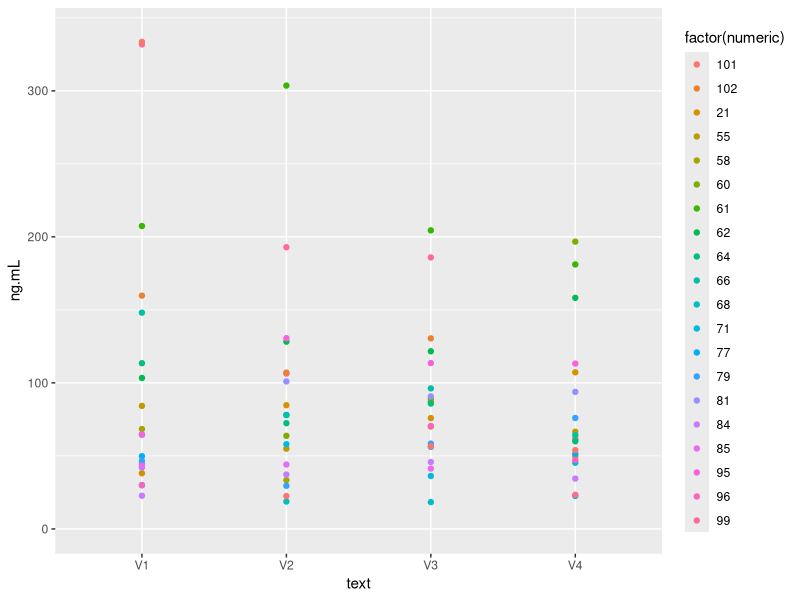
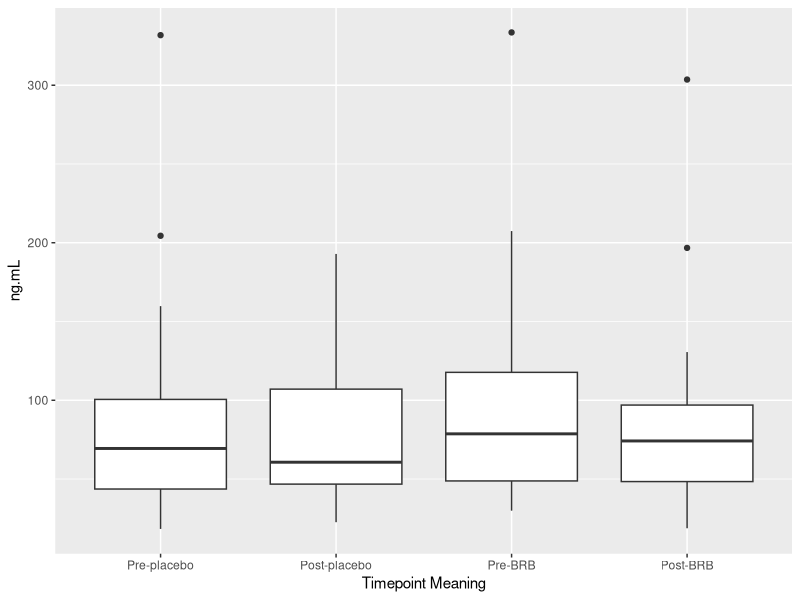
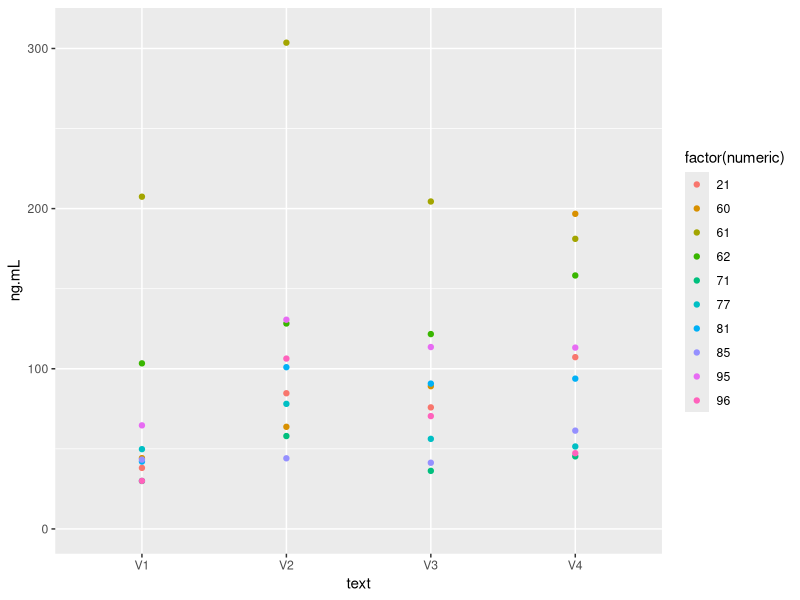
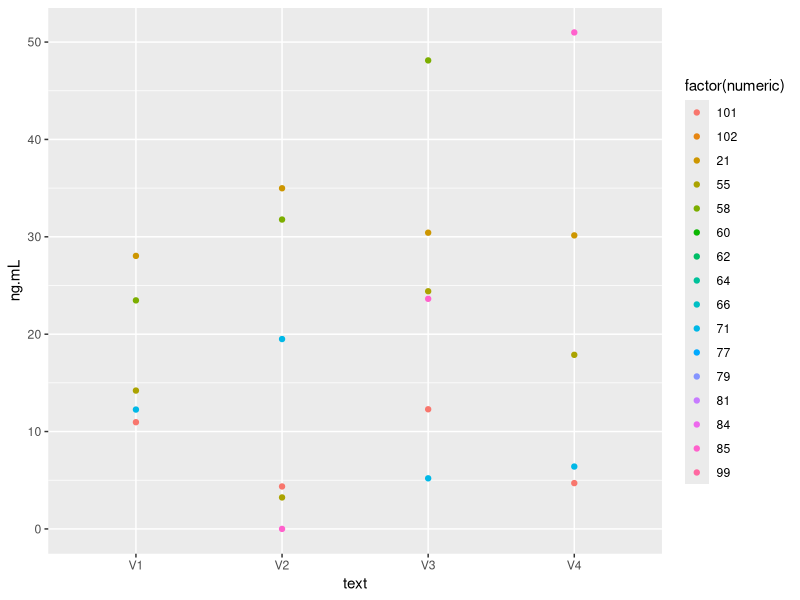
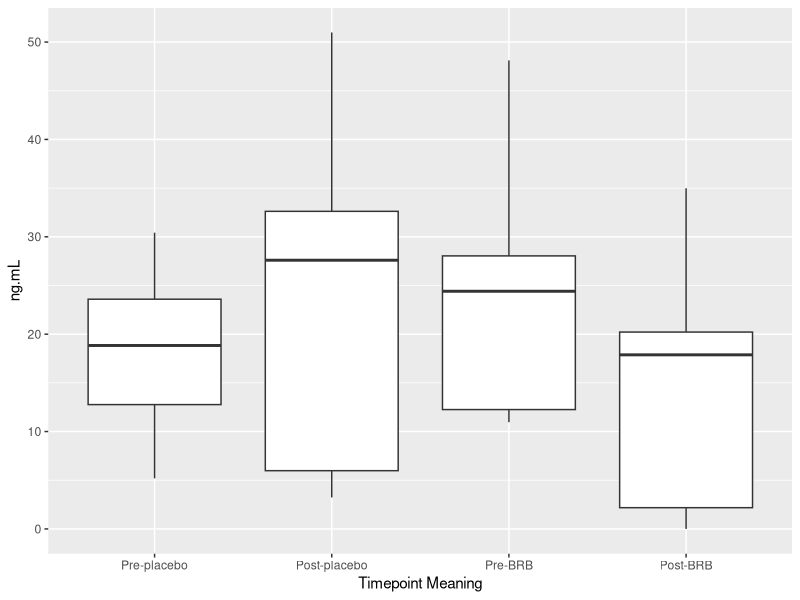
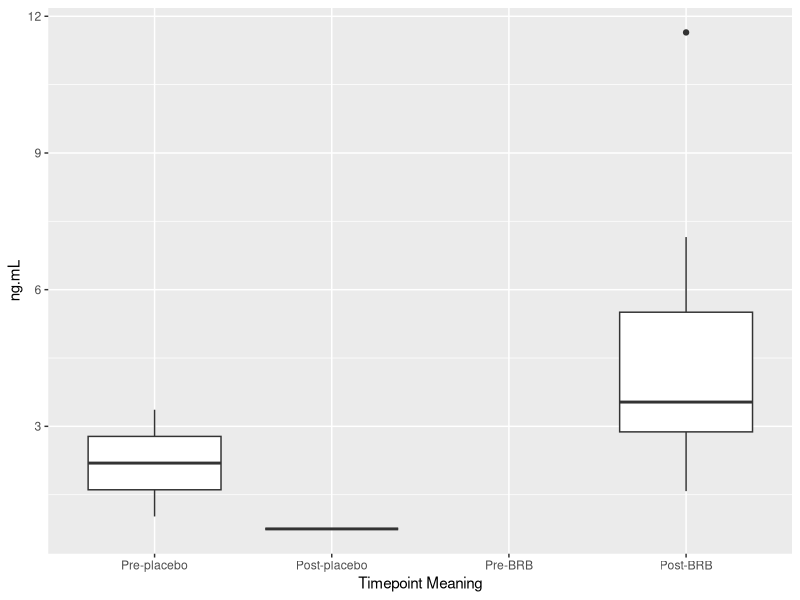

Here is the R script that generated these plots, in order: (Note: this script raises an error after producing the figures.)
## ---- chunk 1
knitr::opts_chunk$set(echo = TRUE)

library(readxl)
library(tidyverse)
library(dplyr)
library(ggplot2)
library(tidyr)
## ---- chunk 2
met <- readxl::read_xlsx("../data/raw/urine-metabolomics/Dan Urine Anthocyanin 11-10-2022.xlsx")
met2 <- readxl::read_xlsx("../data/raw/urine-metabolomics/Dan Urine Anthocyanin 11-10-2022.xlsx")

metadata4 <- read_excel("../data/raw/urine-metabolomics/Dan Urine Anthocyanin 11-10-2022.xlsx", sheet = "concentration ng mL")
metadata5 <- read_excel("../data/raw/urine-metabolomics/Dan Urine Anthocyanin 11-10-2022.xlsx", sheet = "concentration ng mL")
metadata6 <- read_excel("../data/raw/urine-metabolomics/Dan Urine Anthocyanin 11-10-2022.xlsx", sheet = "concentration ng mL")
metadata7 <- read_excel("../data/raw/urine-metabolomics/Dan Urine Anthocyanin 11-10-2022.xlsx", sheet = "concentration ng mL")
metadata8 <- read_excel("../data/raw/urine-metabolomics/Dan Urine Anthocyanin 11-10-2022.xlsx", sheet = "concentration ng mL")
metadata9 <- read_excel("../data/raw/urine-metabolomics/Dan Urine Anthocyanin 11-10-2022.xlsx", sheet = "concentration ng mL")
metadata10 <- read_excel("../data/raw/urine-metabolomics/Dan Urine Anthocyanin 11-10-2022.xlsx", sheet = "concentration ng mL")
metadata11 <- read_excel("../data/raw/urine-metabolomics/Dan Urine Anthocyanin 11-10-2022.xlsx", sheet = "concentration ng mL")
metadata12 <- read_excel("../data/raw/urine-metabolomics/Dan Urine Anthocyanin 11-10-2022.xlsx", sheet = "concentration ng mL")
metadata13 <- read_excel("../data/raw/urine-metabolomics/Dan Urine Anthocyanin 11-10-2022.xlsx", sheet = "concentration ng mL")
metadata14 <- read_excel("../data/raw/urine-metabolomics/Dan Urine Anthocyanin 11-10-2022.xlsx", sheet = "concentration ng mL")
metadata15 <- read_excel("../data/raw/urine-metabolomics/Dan Urine Anthocyanin 11-10-2022.xlsx", sheet = "concentration ng mL")
metadata16 <- read_excel("../data/raw/urine-metabolomics/Dan Urine Anthocyanin 11-10-2022.xlsx", sheet = "concentration ng mL")
metadata17 <- read_excel("../data/raw/urine-metabolomics/Dan Urine Anthocyanin 11-10-2022.xlsx", sheet = "concentration ng mL")
metadata18 <- read_excel("../data/raw/urine-metabolomics/Dan Urine Anthocyanin 11-10-2022.xlsx", sheet = "concentration ng mL")
metadata19 <- read_excel("../data/raw/urine-metabolomics/Dan Urine Anthocyanin 11-10-2022.xlsx", sheet = "concentration ng mL")
timepoint.key <- read_csv("../data/derived/timepoint_key_long.csv")
## ---- chunk 3
met2 <- met2[-c(2:23), ]
met2.transf <- met2 %>%
  gather(key = "column_ID", value = "value", 2:81)
met2.sep <- met2.transf %>%
  separate(column_ID, into = c("numeric", "text"), sep = "-" , remove = FALSE)
## ---- chunk 4
metadata4 <- metadata4[-c(2:37), ]
metadata4.trans <- metadata4 %>% 
  gather(key = "column_ID", value = "value", 2:81)
metadata4.sep <- metadata4.trans %>%
  separate(column_ID, into = c("numeric", "text"), sep = "-" , remove = FALSE)
metadata4.sep <- metadata4.sep %>%
  rename(ng.mL=value)
metadata4.sep$text <- toupper(metadata4.sep$text)
timepoint.key[6, "timepoints"] <- "HONC60-03-v3"
timepoint.key[9, "timepoints"] <- "HONC60-05-v3"
timepoint.key[87, "timepoints"] <- "HONC60-76-v1"
timepoint.key[120, "timepoints"] <- "HONC60-97-v4"
timepoint.key <- timepoint.key %>%
   separate(timepoints, into = c("Prefix", "Suffix"), sep = "(?<=HONC60)-")
timepoint.key <- timepoint.key %>%
  separate(Suffix, into = c("numeric", "text"), sep = "-")
timepoint.key$text <- toupper(timepoint.key$text)
timepoint.key$text <- gsub("\\.1", "", timepoint.key$text)
merged.meta.tpk <- merge(metadata4.sep, timepoint.key, by = c("numeric", "text"))
merged.meta.tpk <- merged.meta.tpk %>%
  mutate(timepoint_meaning = case_when(
    Timepoint == "rP" ~ "Pre-placebo" ,
    Timepoint == "tP" ~ "Post-placebo" , 
    Timepoint == "rB" ~ "Pre-BRB" , 
    Timepoint == "tB" ~ "Post-BRB" , 
    TRUE ~ "unknown"
  ))

## ---- chunk 5
metadata4.sep$ng.mL <- as.numeric(metadata4.sep$ng.mL)
ggplot(metadata4.sep, aes(x = text, y = ng.mL, color = factor(numeric))) + 
  geom_point() + 
  scale_y_continuous(name = "ng.mL", limits = c(0,340))
## ---- chunk 6
merged.meta.tpk$ng.mL <- as.numeric(merged.meta.tpk$ng.mL)

non_numeric_values <- merged.meta.tpk[!is.na(as.numeric(merged.meta.tpk$ng.mL)) & !is.finite(merged.meta.tpk$ng.mL), "ng.mL"]
if (length(non_numeric_values) > 0) {
  print("Warning: 'ng.mL' column contains non-numeric values.")
}
avg_data <- merged.meta.tpk %>%
  group_by(timepoint_meaning) %>%
  summarize(avg_value = mean(ng.mL, na.rm = TRUE))
View(avg_data)
ggplot(merged.meta.tpk, aes(x = factor(timepoint_meaning, levels = c("Pre-placebo", "Post-placebo", "Pre-BRB", "Post-BRB")) , y = ng.mL)) +
  geom_boxplot() +
  labs(x = "Timepoint Meaning")
## ---- chunk 7
metadata4.sep.high <- metadata4.sep
metadata4.sep.high <- subset(metadata4.sep.high, numeric %in% c(21, 61, 60, 71, 77, 81, 95, 96, 62, 85))
metadata4.sep.high$ng.mL <- as.numeric(metadata4.sep.high$ng.mL)
ggplot(metadata4.sep.high, aes(x = text, y = ng.mL, color = factor(numeric))) + 
  geom_point() + 
  scale_y_continuous(name = "ng.mL", limits = c(0,310))
## ---- chunk 8
metadata5 <- metadata5[-c(1, 3:37), ]
metadata5.trans <- metadata5 %>%
  gather(key = "column_ID", value = "value", 2:81)
metadata5.sepe <- metadata5.trans %>%
  separate(column_ID, into = c("numeric", "text"), sep = "-", remove = FALSE)
metadata5.sepe <- metadata5.sepe %>%
  rename(ng.mL=value)
metadata5.sepe$text <- toupper(metadata5.sepe$text)
merged.meta5.tpk <- merge(metadata5.sepe, timepoint.key, by = c("numeric", "text"))
merged.meta5.tpk <- merged.meta5.tpk %>%
  mutate(timepoint_meaning = case_when(
    Timepoint == "rP" ~ "Pre-placebo" ,
    Timepoint == "tP" ~ "Post-placebo" , 
    Timepoint == "rB" ~ "Pre-BRB" , 
    Timepoint == "tB" ~ "Post-BRB" , 
    TRUE ~ "unknown"
  ))
## ---- chunk 9
metadata5.sepe.dupe <- metadata5.sepe[complete.cases(metadata5.sepe),]
values_to_delete <- c(95, 96, 68, 61)
metadata5.sepe.dupe <- metadata5.sepe.dupe[!(metadata5.sepe.dupe$numeric %in% values_to_delete), ]
## ---- chunk 10
metadata5.sepe.dupe$ng.mL <- as.numeric(metadata5.sepe.dupe$ng.mL)
ggplot(metadata5.sepe.dupe, aes(x = text, y = ng.mL, color = factor(numeric))) + 
  geom_point() + 
  scale_y_continuous(name = "ng.mL")
## ---- chunk 11
merged.meta5.tpk$ng.mL <- as.numeric(merged.meta5.tpk$ng.mL)

non_numeric_values <- merged.meta5.tpk[!is.na(as.numeric(merged.meta.tpk$ng.mL)) & !is.finite(merged.meta5.tpk$ng.mL), "ng.mL"]
if (length(non_numeric_values) > 0) {
  print("Warning: 'ng.mL' column contains non-numeric values.")
}
avg_data <- merged.meta5.tpk %>%
  group_by(timepoint_meaning) %>%
  summarize(avg_value = mean(ng.mL, na.rm = TRUE))
View(avg_data)
ggplot(merged.meta5.tpk, aes(x = factor(timepoint_meaning, levels = c("Pre-placebo", "Post-placebo", "Pre-BRB", "Post-BRB")) , y = ng.mL)) +
  geom_boxplot() +
  labs(x = "Timepoint Meaning")
## ---- chunk 12
metadata6 <- metadata6[-c(1,2,4:37), ]
metadata6.trans <- metadata6 %>%
  gather(key = "column_ID", value = "value", 2:81)
metadata6.sep <- metadata6.trans %>%
  separate(column_ID, into = c("numeric", "text"), sep = "-", remove = FALSE)
metadata6.sep <- metadata6.sep %>%
  rename(ng.mL=value)
metadata6.sep$text <- toupper(metadata6.sep$text)
merged.meta6.tpk <- merge(metadata6.sep, timepoint.key, by = c("numeric", "text"))
merged.meta6.tpk <- merged.meta6.tpk %>%
  mutate(timepoint_meaning = case_when(
    Timepoint == "rP" ~ "Pre-placebo" ,
    Timepoint == "tP" ~ "Post-placebo" , 
    Timepoint == "rB" ~ "Pre-BRB" , 
    Timepoint == "tB" ~ "Post-BRB" , 
    TRUE ~ "unknown"
  ))
## ---- chunk 13
merged.meta6.tpk$ng.mL <- as.numeric(merged.meta6.tpk$ng.mL)

non_numeric_values <- merged.meta6.tpk[!is.na(as.numeric(merged.meta6.tpk$ng.mL)) & !is.finite(merged.meta6.tpk$ng.mL), "ng.mL"]
if (length(non_numeric_values) > 0) {
  print("Warning: 'ng.mL' column contains non-numeric values.")
}
avg_data <- merged.meta6.tpk %>%
  group_by(timepoint_meaning) %>%
  summarize(avg_value = mean(ng.mL, na.rm = TRUE))

ggplot(merged.meta6.tpk, aes(x = factor(timepoint_meaning, levels = c("Pre-placebo", "Post-placebo", "Pre-BRB", "Post-BRB")) , y = ng.mL)) +
  geom_boxplot() +
  labs(x = "Timepoint Meaning")
## ---- chunk 14
metadata6.sep.dup <- metadata6.sep.dup[metadata6.sep.dup$ng.mL != "NA", ]
## ---- chunk 15
metadata7 <- metadata7[-c(1:3,5:37), ]
metadata7.trans <- metadata7 %>%
  gather(key = "column_ID", value = "value", 2:81)
metadata7.sep <- metadata7.trans %>%
  separate(column_ID, into = c("numeric", "text"), sep = "-", remove = FALSE)
metadata7.sep <- metadata7.sep %>%
  rename(ng.mL=value)
metadata7.sep$text <- toupper(metadata7.sep$text)
merged.meta7.tpk <- merge(metadata7.sep, timepoint.key, by = c("numeric", "text"))
merged.meta7.tpk <- merged.meta7.tpk %>%
  mutate(timepoint_meaning = case_when(
    Timepoint == "rP" ~ "Pre-placebo" ,
    Timepoint == "tP" ~ "Post-placebo" , 
    Timepoint == "rB" ~ "Pre-BRB" , 
    Timepoint == "tB" ~ "Post-BRB" , 
    TRUE ~ "unknown"
  ))
## ---- chunk 16
metadata7.sep.dup <- metadata7.sep[metadata7.sep$ng.mL != "NA", ]
## ---- chunk 17
merged.meta7.tpk$ng.mL <- as.numeric(merged.meta7.tpk$ng.mL)

non_numeric_values <- merged.meta7.tpk[!is.na(as.numeric(merged.meta7.tpk$ng.mL)) & !is.finite(merged.meta7.tpk$ng.mL), "ng.mL"]
if (length(non_numeric_values) > 0) {
  print("Warning: 'ng.mL' column contains non-numeric values.")
}
avg_data <- merged.meta7.tpk %>%
  group_by(timepoint_meaning) %>%
  summarize(avg_value = mean(ng.mL, na.rm = TRUE))
View(avg_data)
ggplot(merged.meta7.tpk, aes(x = factor(timepoint_meaning, levels = c("Pre-placebo", "Post-placebo", "Pre-BRB", "Post-BRB")) , y = ng.mL)) +
  geom_boxplot() +
  labs(x = "Timepoint Meaning")
## ---- chunk 18
metadata8 <- metadata8[-c(1:4,6:37), ]
metadata8.trans <- metadata8 %>%
  gather(key = "column_ID", value = "value", 2:81)
metadata8.sep <- metadata8.trans %>%
  separate(column_ID, into = c("numeric", "text"), sep = "-", remove = FALSE)
metadata8.sep <- metadata8.sep %>%
  rename(ng.mL=value)
metadata8.sep$text <- toupper(metadata8.sep$text)
merged.meta8.tpk <- merge(metadata8.sep, timepoint.key, by = c("numeric", "text"))
merged.meta8.tpk <- merged.meta8.tpk %>%
  mutate(timepoint_meaning = case_when(
    Timepoint == "rP" ~ "Pre-placebo" ,
    Timepoint == "tP" ~ "Post-placebo" , 
    Timepoint == "rB" ~ "Pre-BRB" , 
    Timepoint == "tB" ~ "Post-BRB" , 
    TRUE ~ "unknown"
  ))
## ---- chunk 19
metadata8.sep.dup <- metadata8.sep[metadata8.sep$ng.mL != "NA", ]
## ---- chunk 20
merged.meta8.tpk$ng.mL <- as.numeric(merged.meta8.tpk$ng.mL)

non_numeric_values <- merged.meta8.tpk[!is.na(as.numeric(merged.meta8.tpk$ng.mL)) & !is.finite(merged.meta8.tpk$ng.mL), "ng.mL"]
if (length(non_numeric_values) > 0) {
  print("Warning: 'ng.mL' column contains non-numeric values.")
}
avg_data <- merged.meta8.tpk %>%
  group_by(timepoint_meaning) %>%
  summarize(avg_value = mean(ng.mL, na.rm = TRUE))
View(avg_data)
ggplot(merged.meta8.tpk, aes(x = factor(timepoint_meaning, levels = c("Pre-placebo", "Post-placebo", "Pre-BRB", "Post-BRB")) , y = ng.mL)) +
  geom_boxplot() +
  labs(x = "Timepoint Meaning")
## ---- chunk 21
metadata9 <- metadata9[-c(1:5,7:37), ]
metadata9.trans <- metadata9 %>%
  gather(key = "column_ID", value = "value", 2:81)
metadata9.sep <- metadata9.trans %>%
  separate(column_ID, into = c("numeric", "text"), sep = "-", remove = FALSE)
metadata9.sep <- metadata9.sep %>%
  rename(ng.mL=value)
metadata9.sep$text <- toupper(metadata9.sep$text)
merged.meta9.tpk <- merge(metadata9.sep, timepoint.key, by = c("numeric", "text"))
merged.meta9.tpk <- merged.meta9.tpk %>%
  mutate(timepoint_meaning = case_when(
    Timepoint == "rP" ~ "Pre-placebo" ,
    Timepoint == "tP" ~ "Post-placebo" , 
    Timepoint == "rB" ~ "Pre-BRB" , 
    Timepoint == "tB" ~ "Post-BRB" , 
    TRUE ~ "unknown"
  ))
## ---- chunk 22
metadata9.sep.dup <- metadata9.sep[metadata9.sep$ng.mL != "NA", ]
## ---- chunk 23
merged.meta9.tpk$ng.mL <- as.numeric(merged.meta9.tpk$ng.mL)

non_numeric_values <- merged.meta9.tpk[!is.na(as.numeric(merged.meta9.tpk$ng.mL)) & !is.finite(merged.meta9.tpk$ng.mL), "ng.mL"]
if (length(non_numeric_values) > 0) {
  print("Warning: 'ng.mL' column contains non-numeric values.")
}
avg_data <- merged.meta9.tpk %>%
  group_by(timepoint_meaning) %>%
  summarize(avg_value = mean(ng.mL, na.rm = TRUE))
View(avg_data)
ggplot(merged.meta9.tpk, aes(x = factor(timepoint_meaning, levels = c("Pre-placebo", "Post-placebo", "Pre-BRB", "Post-BRB")) , y = ng.mL)) +
  geom_boxplot() +
  labs(x = "Timepoint Meaning")
## ---- chunk 24
metadata10 <- metadata10[-c(1:6,8:37), ]
metadata10.trans <- metadata10 %>%
  gather(key = "column_ID", value = "value", 2:81)
metadata10.sep <- metadata10.trans %>%
  separate(column_ID, into = c("numeric", "text"), sep = "-", remove = FALSE)
metadata10.sep <- metadata10.sep %>%
  rename(ng.mL=value)
metadata10.sep$text <- toupper(metadata10.sep$text)
merged.meta10.tpk <- merge(metadata10.sep, timepoint.key, by = c("numeric", "text"))
merged.meta10.tpk <- merged.meta10.tpk %>%
  mutate(timepoint_meaning = case_when(
    Timepoint == "rP" ~ "Pre-placebo" ,
    Timepoint == "tP" ~ "Post-placebo" , 
    Timepoint == "rB" ~ "Pre-BRB" , 
    Timepoint == "tB" ~ "Post-BRB" , 
    TRUE ~ "unknown"
  ))
## ---- chunk 25
metadata10.sep.dup <- metadata10.sep[metadata10.sep$ng.mL != "NA", ]
## ---- chunk 26
metadata10.sep.dup.77 <- metadata10.sep.dup[metadata10.sep.dup$numeric == 77, ]
## ---- chunk 27
metadata10.sep.dup.77$ng.mL <- as.numeric(metadata10.sep.dup.77$ng.mL)
ggplot(metadata10.sep.dup.77, aes(x = text, y = ng.mL, color = factor(numeric))) + 
  geom_point() + 
  scale_y_continuous(name = "ng.mL")
## ---- chunk 28
merged.meta10.tpk$ng.mL <- as.numeric(merged.meta10.tpk$ng.mL)

non_numeric_values <- merged.meta10.tpk[!is.na(as.numeric(merged.meta10.tpk$ng.mL)) & !is.finite(merged.meta10.tpk$ng.mL), "ng.mL"]
if (length(non_numeric_values) > 0) {
  print("Warning: 'ng.mL' column contains non-numeric values.")
}
avg_data <- merged.meta10.tpk %>%
  group_by(timepoint_meaning) %>%
  summarize(avg_value = mean(ng.mL, na.rm = TRUE))
View(avg_data)
ggplot(merged.meta10.tpk, aes(x = factor(timepoint_meaning, levels = c("Pre-placebo", "Post-placebo", "Pre-BRB", "Post-BRB")) , y = ng.mL)) +
  geom_boxplot() +
  labs(x = "Timepoint Meaning")
## ---- chunk 29
metadata11 <- metadata11[-c(1:7,9:37), ]
metadata11.trans <- metadata11 %>%
  gather(key = "column_ID", value = "value", 2:81)
metadata11.sep <- metadata11.trans %>%
  separate(column_ID, into = c("numeric", "text"), sep = "-", remove = FALSE)
metadata11.sep <- metadata11.sep %>%
  rename(ng.mL=value)
metadata11.sep$text <- toupper(metadata11.sep$text)
merged.meta11.tpk <- merge(metadata11.sep, timepoint.key, by = c("numeric", "text"))
merged.meta11.tpk <- merged.meta11.tpk %>%
  mutate(timepoint_meaning = case_when(
    Timepoint == "rP" ~ "Pre-placebo" ,
    Timepoint == "tP" ~ "Post-placebo" , 
    Timepoint == "rB" ~ "Pre-BRB" , 
    Timepoint == "tB" ~ "Post-BRB" , 
    TRUE ~ "unknown"
  ))
## ---- chunk 30
metadata11.sep.dup <- metadata11.sep[metadata11.sep$ng.mL != "NA", ]
## ---- chunk 31
metadata11.sep.dup$ng.mL <- as.numeric(metadata11.sep.dup$ng.mL)
ggplot(metadata11.sep.dup, aes(x = text, y = ng.mL, color = factor(numeric))) + 
  geom_point() + 
  scale_y_continuous(name = "ng.mL")
## ---- chunk 32
merged.meta11.tpk$ng.mL <- as.numeric(merged.meta11.tpk$ng.mL)

non_numeric_values <- merged.meta11.tpk[!is.na(as.numeric(merged.meta11.tpk$ng.mL)) & !is.finite(merged.meta11.tpk$ng.mL), "ng.mL"]
if (length(non_numeric_values) > 0) {
  print("Warning: 'ng.mL' column contains non-numeric values.")
}
avg_data <- merged.meta11.tpk %>%
  group_by(timepoint_meaning) %>%
  summarize(avg_value = mean(ng.mL, na.rm = TRUE))
View(avg_data)
ggplot(merged.meta11.tpk, aes(x = factor(timepoint_meaning, levels = c("Pre-placebo", "Post-placebo", "Pre-BRB", "Post-BRB")) , y = ng.mL)) +
  geom_boxplot() +
  labs(x = "Timepoint Meaning")
## ---- chunk 33
metadata12 <- metadata12[-c(1:8,10:37), ]
metadata12.trans <- metadata12 %>%
  gather(key = "column_ID", value = "value", 2:81)
metadata12.sep <- metadata12.trans %>%
  separate(column_ID, into = c("numeric", "text"), sep = "-", remove = FALSE)
metadata12.sep <- metadata12.sep %>%
  rename(ng.mL=value)
metadata12.sep$text <- toupper(metadata12.sep$text)
merged.meta12.tpk <- merge(metadata12.sep, timepoint.key, by = c("numeric", "text"))
merged.meta12.tpk <- merged.meta12.tpk %>%
  mutate(timepoint_meaning = case_when(
    Timepoint == "rP" ~ "Pre-placebo" ,
    Timepoint == "tP" ~ "Post-placebo" , 
    Timepoint == "rB" ~ "Pre-BRB" , 
    Timepoint == "tB" ~ "Post-BRB" , 
    TRUE ~ "unknown"
  ))
## ---- chunk 34
metadata12.sep.dup <- metadata12.sep[metadata12.sep$ng.mL != "NA", ]
## ---- chunk 35
metadata12.sep.dup$ng.mL <- as.numeric(metadata12.sep.dup$ng.mL)
ggplot(metadata12.sep.dup, aes(x = text, y = ng.mL, color = factor(numeric))) + 
  geom_point() + 
  scale_y_continuous(name = "ng.mL")
## ---- chunk 36
merged.meta12.tpk$ng.mL <- as.numeric(merged.meta12.tpk$ng.mL)

non_numeric_values <- merged.meta12.tpk[!is.na(as.numeric(merged.meta12.tpk$ng.mL)) & !is.finite(merged.meta12.tpk$ng.mL), "ng.mL"]
if (length(non_numeric_values) > 0) {
  print("Warning: 'ng.mL' column contains non-numeric values.")
}
avg_data <- merged.meta12.tpk %>%
  group_by(timepoint_meaning) %>%
  summarize(avg_value = mean(ng.mL, na.rm = TRUE))
View(avg_data)
ggplot(merged.meta12.tpk, aes(x = factor(timepoint_meaning, levels = c("Pre-placebo", "Post-placebo", "Pre-BRB", "Post-BRB")) , y = ng.mL)) +
  geom_boxplot() +
  labs(x = "Timepoint Meaning")
## ---- chunk 37
metadata13 <- metadata13[-c(1:9,11:37), ]
metadata13.trans <- metadata13 %>%
  gather(key = "column_ID", value = "value", 2:81)
metadata13.sep <- metadata13.trans %>%
  separate(column_ID, into = c("numeric", "text"), sep = "-", remove = FALSE)
metadata13.sep <- metadata13.sep %>%
  rename(ng.mL=value)
metadata13.sep$text <- toupper(metadata13.sep$text)
merged.meta13.tpk <- merge(metadata13.sep, timepoint.key, by = c("numeric", "text"))
merged.meta13.tpk <- merged.meta13.tpk %>%
  mutate(timepoint_meaning = case_when(
    Timepoint == "rP" ~ "Pre-placebo" ,
    Timepoint == "tP" ~ "Post-placebo" , 
    Timepoint == "rB" ~ "Pre-BRB" , 
    Timepoint == "tB" ~ "Post-BRB" , 
    TRUE ~ "unknown"
  ))
## ---- chunk 38
metadata13.sep.dup <- metadata13.sep[metadata13.sep$ng.mL != "NA", ]
## ---- chunk 39
metadata13.sep.dup.84 <- metadata13.sep.dup[metadata13.sep.dup$numeric == 84, ]
## ---- chunk 40
metadata13.sep.dup.84$ng.mL <- as.numeric(metadata13.sep.dup.84$ng.mL)
ggplot(metadata13.sep.dup.84, aes(x = text, y = ng.mL, color = factor(numeric))) + 
  geom_point() + 
  scale_y_continuous(name = "ng.mL")
## ---- chunk 41
merged.meta13.tpk$ng.mL <- as.numeric(merged.meta13.tpk$ng.mL)

non_numeric_values <- merged.meta13.tpk[!is.na(as.numeric(merged.meta13.tpk$ng.mL)) & !is.finite(merged.meta13.tpk$ng.mL), "ng.mL"]
if (length(non_numeric_values) > 0) {
  print("Warning: 'ng.mL' column contains non-numeric values.")
}
avg_data <- merged.meta13.tpk %>%
  group_by(timepoint_meaning) %>%
  summarize(avg_value = mean(ng.mL, na.rm = TRUE))
View(avg_data)
ggplot(merged.meta13.tpk, aes(x = factor(timepoint_meaning, levels = c("Pre-placebo", "Post-placebo", "Pre-BRB", "Post-BRB")) , y = ng.mL)) +
  geom_boxplot() +
  labs(x = "Timepoint Meaning")
## ---- chunk 42
metadata14 <- metadata14[-c(1:10,12:37), ]
metadata14.trans <- metadata14 %>%
  gather(key = "column_ID", value = "value", 2:81)
metadata14.sep <- metadata14.trans %>%
  separate(column_ID, into = c("numeric", "text"), sep = "-", remove = FALSE)
metadata14.sep <- metadata14.sep %>%
  rename(ng.mL=value)
metadata14.sep$text <- toupper(metadata14.sep$text)
merged.meta14.tpk <- merge(metadata14.sep, timepoint.key, by = c("numeric", "text"))
merged.meta14.tpk <- merged.meta14.tpk %>%
  mutate(timepoint_meaning = case_when(
    Timepoint == "rP" ~ "Pre-placebo" ,
    Timepoint == "tP" ~ "Post-placebo" , 
    Timepoint == "rB" ~ "Pre-BRB" , 
    Timepoint == "tB" ~ "Post-BRB" , 
    TRUE ~ "unknown"
  ))
## ---- chunk 43
metadata14.sep.dup <- metadata14.sep[metadata14.sep$ng.mL != "NA", ]
## ---- chunk 44
merged.meta14.tpk$ng.mL <- as.numeric(merged.meta14.tpk$ng.mL)

non_numeric_values <- merged.meta14.tpk[!is.na(as.numeric(merged.meta14.tpk$ng.mL)) & !is.finite(merged.meta14.tpk$ng.mL), "ng.mL"]
if (length(non_numeric_values) > 0) {
  print("Warning: 'ng.mL' column contains non-numeric values.")
}
avg_data <- merged.meta14.tpk %>%
  group_by(timepoint_meaning) %>%
  summarize(avg_value = mean(ng.mL, na.rm = TRUE))
View(avg_data)
ggplot(merged.meta14.tpk, aes(x = factor(timepoint_meaning, levels = c("Pre-placebo", "Post-placebo", "Pre-BRB", "Post-BRB")) , y = ng.mL)) +
  geom_boxplot() +
  labs(x = "Timepoint Meaning")
## ---- chunk 45
metadata15 <- metadata15[-c(1:11,13:37), ]
metadata15.trans <- metadata15 %>%
  gather(key = "column_ID", value = "value", 2:81)
metadata15.sep <- metadata15.trans %>%
  separate(column_ID, into = c("numeric", "text"), sep = "-", remove = FALSE)
metadata15.sep <- metadata15.sep %>%
  rename(ng.mL=value)
metadata15.sep$text <- toupper(metadata15.sep$text)
merged.meta15.tpk <- merge(metadata15.sep, timepoint.key, by = c("numeric", "text"))
merged.meta15.tpk <- merged.meta15.tpk %>%
  mutate(timepoint_meaning = case_when(
    Timepoint == "rP" ~ "Pre-placebo" ,
    Timepoint == "tP" ~ "Post-placebo" , 
    Timepoint == "rB" ~ "Pre-BRB" , 
    Timepoint == "tB" ~ "Post-BRB" , 
    TRUE ~ "unknown"
  ))
## ---- chunk 46
metadata15.sep.dup <- metadata15.sep[metadata15.sep$ng.mL != "NA", ]
## ---- chunk 47
metadata15.sep.dup.66 <- metadata15.sep.dup[metadata15.sep.dup$numeric == 66, ]
## ---- chunk 48
metadata15.sep.dup.66$ng.mL <- as.numeric(metadata15.sep.dup.66$ng.mL)
ggplot(metadata15.sep.dup.66, aes(x = text, y = ng.mL, color = factor(numeric))) + 
  geom_point() + 
  scale_y_continuous(name = "ng.mL")
## ---- chunk 49
merged.meta15.tpk$ng.mL <- as.numeric(merged.meta15.tpk$ng.mL)

non_numeric_values <- merged.meta15.tpk[!is.na(as.numeric(merged.meta15.tpk$ng.mL)) & !is.finite(merged.meta15.tpk$ng.mL), "ng.mL"]
if (length(non_numeric_values) > 0) {
  print("Warning: 'ng.mL' column contains non-numeric values.")
}
avg_data <- merged.meta15.tpk %>%
  group_by(timepoint_meaning) %>%
  summarize(avg_value = mean(ng.mL, na.rm = TRUE))
View(avg_data)
ggplot(merged.meta15.tpk, aes(x = factor(timepoint_meaning, levels = c("Pre-placebo", "Post-placebo", "Pre-BRB", "Post-BRB")) , y = ng.mL)) +
  geom_boxplot() +
  labs(x = "Timepoint Meaning")
## ---- chunk 50
metadata16 <- metadata16[-c(1:12,14:37), ]
metadata16.trans <- metadata16 %>%
  gather(key = "column_ID", value = "value", 2:81)
metadata16.sep <- metadata16.trans %>%
  separate(column_ID, into = c("numeric", "text"), sep = "-", remove = FALSE)
metadata16.sep <- metadata16.sep %>%
  rename(ng.mL=value)
metadata16.sep$text <- toupper(metadata16.sep$text)
merged.meta16.tpk <- merge(metadata16.sep, timepoint.key, by = c("numeric", "text"))
merged.meta16.tpk <- merged.meta16.tpk %>%
  mutate(timepoint_meaning = case_when(
    Timepoint == "rP" ~ "Pre-placebo" ,
    Timepoint == "tP" ~ "Post-placebo" , 
    Timepoint == "rB" ~ "Pre-BRB" , 
    Timepoint == "tB" ~ "Post-BRB" , 
    TRUE ~ "unknown"
  ))
## ---- chunk 51
metadata16.sep.dup <- metadata16.sep[metadata16.sep$ng.mL != "NA", ]
## ---- chunk 52
metadata16.sep.dup.77 <- metadata16.sep.dup[metadata16.sep.dup$numeric == 77, ]
## ---- chunk 53
metadata16.sep.dup.77$ng.mL <- as.numeric(metadata16.sep.dup.77$ng.mL)
ggplot(metadata16.sep.dup.77, aes(x = text, y = ng.mL, color = factor(numeric))) + 
  geom_point() + 
  scale_y_continuous(name = "ng.mL")
## ---- chunk 54
merged.meta16.tpk$ng.mL <- as.numeric(merged.meta16.tpk$ng.mL)

non_numeric_values <- merged.meta16.tpk[!is.na(as.numeric(merged.meta16.tpk$ng.mL)) & !is.finite(merged.meta16.tpk$ng.mL), "ng.mL"]
if (length(non_numeric_values) > 0) {
  print("Warning: 'ng.mL' column contains non-numeric values.")
}
avg_data <- merged.meta16.tpk %>%
  group_by(timepoint_meaning) %>%
  summarize(avg_value = mean(ng.mL, na.rm = TRUE))
View(avg_data)
ggplot(merged.meta16.tpk, aes(x = factor(timepoint_meaning, levels = c("Pre-placebo", "Post-placebo", "Pre-BRB", "Post-BRB")) , y = ng.mL)) +
  geom_boxplot() +
  labs(x = "Timepoint Meaning")
## ---- chunk 55
metadata17 <- metadata17[-c(1:13,15:37), ]
metadata17.trans <- metadata17 %>%
  gather(key = "column_ID", value = "value", 2:81)
metadata17.sep <- metadata17.trans %>%
  separate(column_ID, into = c("numeric", "text"), sep = "-", remove = FALSE)
metadata17.sep <- metadata17.sep %>%
  rename(ng.mL=value)
metadata17.sep$text <- toupper(metadata17.sep$text)
merged.meta17.tpk <- merge(metadata17.sep, timepoint.key, by = c("numeric", "text"))
merged.meta17.tpk <- merged.meta17.tpk %>%
  mutate(timepoint_meaning = case_when(
    Timepoint == "rP" ~ "Pre-placebo" ,
    Timepoint == "tP" ~ "Post-placebo" , 
    Timepoint == "rB" ~ "Pre-BRB" , 
    Timepoint == "tB" ~ "Post-BRB" , 
    TRUE ~ "unknown"
  ))
## ---- chunk 56
metadata17.sep.dup <- metadata17.sep[metadata17.sep$ng.mL != "NA", ]
## ---- chunk 57
metadata17.sep.dup.66 <- metadata17.sep.dup[metadata17.sep.dup$numeric == 66, ]
## ---- chunk 58
metadata17.sep.dup.66$ng.mL <- as.numeric(metadata17.sep.dup.66$ng.mL)
ggplot(metadata17.sep.dup.66, aes(x = text, y = ng.mL, color = factor(numeric))) + 
  geom_point() + 
  scale_y_continuous(name = "ng.mL")
## ---- chunk 59
merged.meta17.tpk$ng.mL <- as.numeric(merged.meta17.tpk$ng.mL)

non_numeric_values <- merged.meta17.tpk[!is.na(as.numeric(merged.meta17.tpk$ng.mL)) & !is.finite(merged.meta17.tpk$ng.mL), "ng.mL"]
if (length(non_numeric_values) > 0) {
  print("Warning: 'ng.mL' column contains non-numeric values.")
}
avg_data <- merged.meta17.tpk %>%
  group_by(timepoint_meaning) %>%
  summarize(avg_value = mean(ng.mL, na.rm = TRUE))
View(avg_data)
ggplot(merged.meta17.tpk, aes(x = factor(timepoint_meaning, levels = c("Pre-placebo", "Post-placebo", "Pre-BRB", "Post-BRB")) , y = ng.mL)) +
  geom_boxplot() +
  labs(x = "Timepoint Meaning")
## ---- chunk 60
metadata18 <- metadata18[-c(1:14,16:37), ]
metadata18.trans <- metadata18 %>%
  gather(key = "column_ID", value = "value", 2:81)
metadata18.sep <- metadata18.trans %>%
  separate(column_ID, into = c("numeric", "text"), sep = "-", remove = FALSE)
metadata18.sep <- metadata18.sep %>%
  rename(ng.mL=value)
metadata18.sep$text <- toupper(metadata18.sep$text)
merged.meta18.tpk <- merge(metadata18.sep, timepoint.key, by = c("numeric", "text"))
merged.meta18.tpk <- merged.meta18.tpk %>%
  mutate(timepoint_meaning = case_when(
    Timepoint == "rP" ~ "Pre-placebo" ,
    Timepoint == "tP" ~ "Post-placebo" , 
    Timepoint == "rB" ~ "Pre-BRB" , 
    Timepoint == "tB" ~ "Post-BRB" , 
    TRUE ~ "unknown"
  ))
## ---- chunk 61
metadata18.sep$ng.mL <- as.numeric(metadata18.sep$ng.mL)
ggplot(metadata18.sep, aes(x = text, y = ng.mL, color = factor(numeric))) + 
  geom_point() + 
  scale_y_continuous(name = "ng.mL")
## ---- chunk 62
merged.meta18.tpk$ng.mL <- as.numeric(merged.meta18.tpk$ng.mL)

non_numeric_values <- merged.meta18.tpk[!is.na(as.numeric(merged.meta18.tpk$ng.mL)) & !is.finite(merged.meta18.tpk$ng.mL), "ng.mL"]
if (length(non_numeric_values) > 0) {
  print("Warning: 'ng.mL' column contains non-numeric values.")
}
avg_data <- merged.meta18.tpk %>%
  group_by(timepoint_meaning) %>%
  summarize(avg_value = mean(ng.mL, na.rm = TRUE))
View(avg_data)
ggplot(merged.meta18.tpk, aes(x = factor(timepoint_meaning, levels = c("Pre-placebo", "Post-placebo", "Pre-BRB", "Post-BRB")) , y = ng.mL)) +
  geom_boxplot() +
  labs(x = "Timepoint Meaning")
## ---- chunk 63
metadata19 <- metadata19[-c(1:15,17:37), ]
metadata19.trans <- metadata19 %>%
  gather(key = "column_ID", value = "value", 2:81)
metadata19.sep <- metadata19.trans %>%
  separate(column_ID, into = c("numeric", "text"), sep = "-", remove = FALSE)
metadata19.sep <- metadata19.sep %>%
  rename(ng.mL=value)
metadata19.sep$text <- toupper(metadata19.sep$text)
merged.meta19.tpk <- merge(metadata19.sep, timepoint.key, by = c("numeric", "text"))
merged.meta19.tpk <- merged.meta19.tpk %>%
  mutate(timepoint_meaning = case_when(
    Timepoint == "rP" ~ "Pre-placebo" ,
    Timepoint == "tP" ~ "Post-placebo" , 
    Timepoint == "rB" ~ "Pre-BRB" , 
    Timepoint == "tB" ~ "Post-BRB" , 
    TRUE ~ "unknown"
  ))
## ---- chunk 64
metadata19.sep$ng.mL <- as.numeric(metadata19.sep$ng.mL)
ggplot(metadata19.sep, aes(x = text, y = ng.mL, color = factor(numeric))) + 
  geom_point() + 
  scale_y_continuous(name = "ng.mL")
## ---- chunk 65
merged.meta19.tpk$ng.mL <- as.numeric(merged.meta19.tpk$ng.mL)

non_numeric_values <- merged.meta19.tpk[!is.na(as.numeric(merged.meta19.tpk$ng.mL)) & !is.finite(merged.meta19.tpk$ng.mL), "ng.mL"]
if (length(non_numeric_values) > 0) {
  print("Warning: 'ng.mL' column contains non-numeric values.")
}
avg_data <- merged.meta19.tpk %>%
  group_by(timepoint_meaning) %>%
  summarize(avg_value = mean(ng.mL, na.rm = TRUE))
View(avg_data)
ggplot(merged.meta19.tpk, aes(x = factor(timepoint_meaning, levels = c("Pre-placebo", "Post-placebo", "Pre-BRB", "Post-BRB")) , y = ng.mL)) +
  geom_boxplot() +
  labs(x = "Timepoint Meaning")
## ---- chunk 66
merged.meta.tpk.difference <- merged.meta.tpk %>%
  pivot_wider(names_from = timepoint_meaning, values_from = ng.mL)
merged.meta.tpk.difference <- merged.meta.tpk.difference %>%
  select(-`Pre-placebo`, -`Post-placebo`)
merged.meta.tpk.difference.filtered <- subset(merged.meta.tpk.difference, !grepl("rP|tP", Timepoint))
merged.meta.tpk.difference.filtered$`Post-BRB` <- as.numeric(merged.meta.tpk.difference.filtered$`Post-BRB`)
merged.meta.tpk.difference.filtered$`Pre-BRB` <- as.numeric(merged.meta.tpk.difference.filtered$`Pre-BRB`)
merged.meta.tpk.difference.filtered <- merged.meta.tpk.difference.filtered %>%
  mutate(Post_BRB_aligned = lead(`Post-BRB`), Pre_BRB_aligned = lag(`Pre-BRB`))
merged.meta.tpk.difference.filtered <- merged.meta.tpk.difference.filtered %>%
  select(-Difference)
merged.meta.tpk.difference.filtered <- merged.meta.tpk.difference.filtered %>%
  mutate(Difference = Post_BRB_aligned - `Pre-BRB`)
## ---- chunk 67
merged.meta6.tpk.difference <- merged.meta6.tpk %>%
  pivot_wider(names_from = timepoint_meaning, values_from = ng.mL)
merged.meta6.tpk.difference[is.na(merged.meta6.tpk.difference)] <- 0
